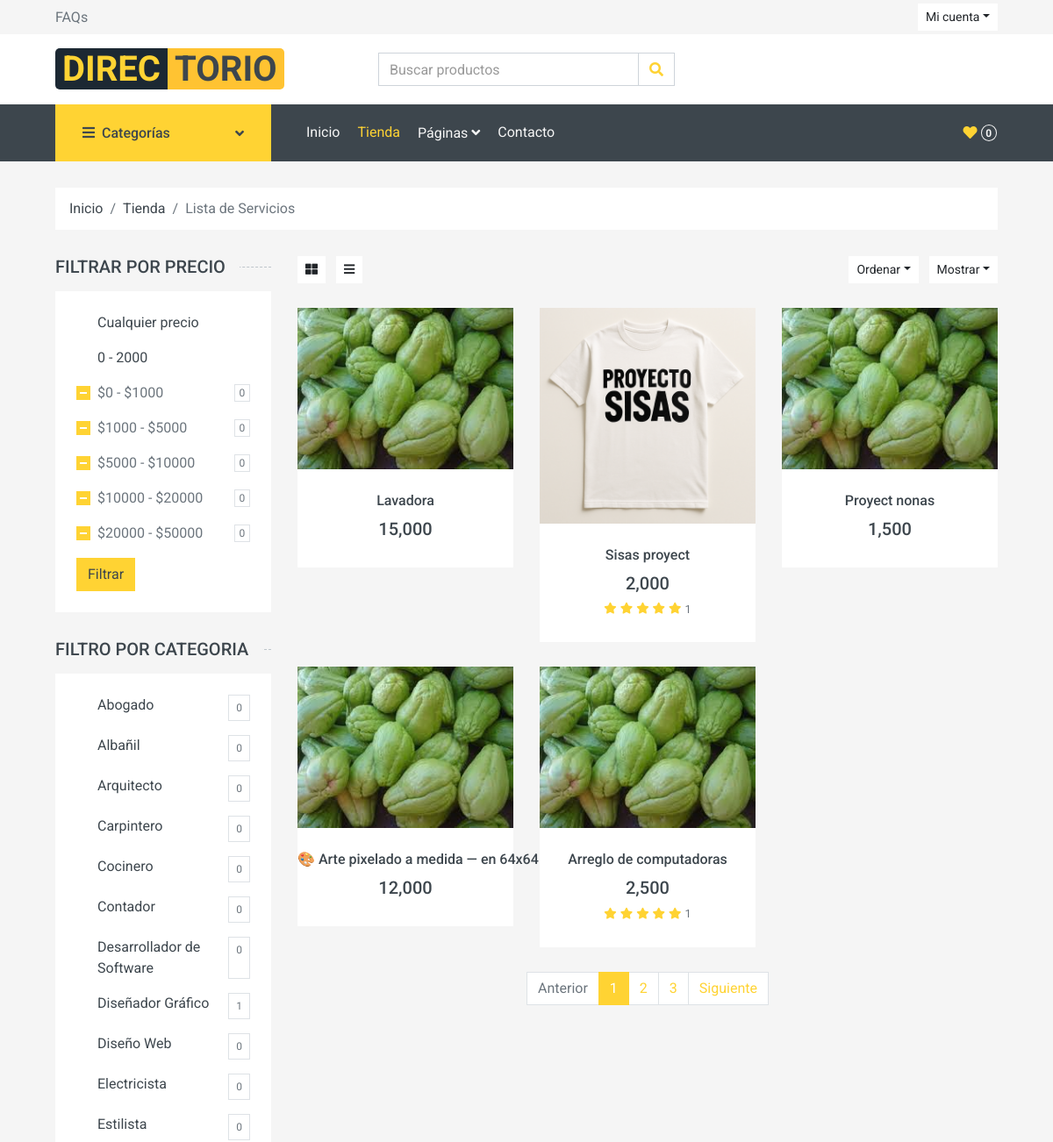
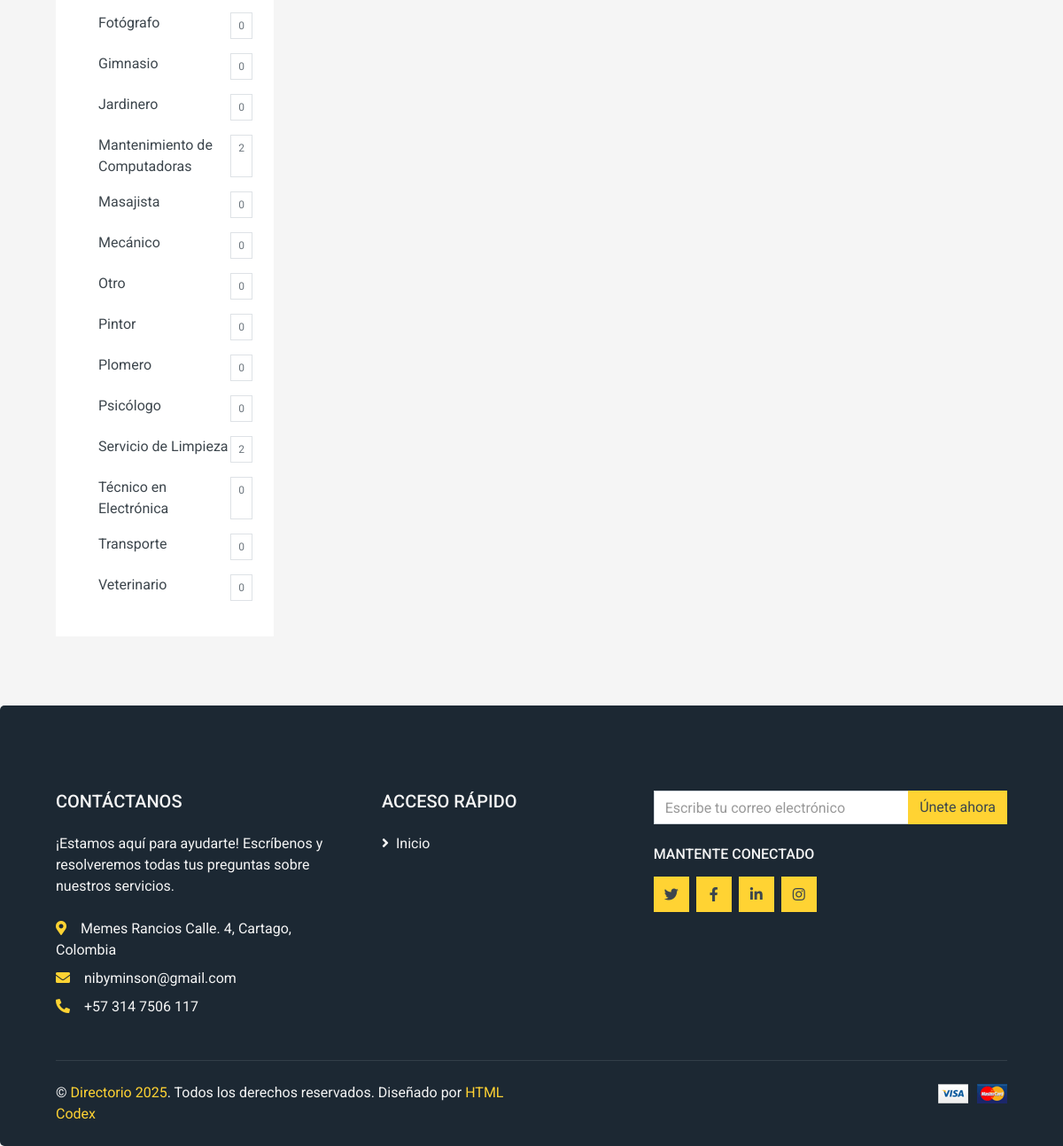
The app's page /rutas/rutas.php?page=shop (signed in) with its own data (2 pictures, top to bottom).
### tables this page shows
CREATE TABLE `categoria` (
  `id_categoria` int(11) NOT NULL,
  `nombre` varchar(80) NOT NULL,
  `estado` varchar(100) NOT NULL DEFAULT 'Activo'
);

CREATE TABLE `servicio_imagenes` (
  `id` int(11) NOT NULL,
  `imagen_ref` varchar(200) NOT NULL,
  `servicio_id` int(11) NOT NULL
);

CREATE TABLE `servicio` (
  `id_servicio` int(11) NOT NULL,
  `titulo` varchar(500) DEFAULT NULL,
  `descripcion` varchar(500) DEFAULT NULL,
  `precio` decimal(10,0) NOT NULL,
  `fecha_creacion` datetime NOT NULL DEFAULT current_timestamp(),
  `usuario_id_usuario` int(11) NOT NULL,
  `categoria_id_categoria` int(11) NOT NULL,
  `estado` varchar(45) NOT NULL DEFAULT 'Activo',
  `barrio_id` int(11) NOT NULL,
  `direccion` varchar(100) DEFAULT 'No aplica'
);

### app/controladores/landingPageController.php (called while the page is built, shortened)
<?php
require_once(__DIR__ . '/../modelos/CategoryModel.php');
require_once(__DIR__ . '/../modelos/serviceModel.php');
require_once(__DIR__ . '/../modelos/reviewsModel.php');
class LandingPageController{
    private $categoryModel;
    private $serviceModel;
    private $reviewsModel;
    public function __construct(){
        $this->categoryModel = new CategoryModel;
        $this->serviceModel = new ServiceModel;
        $this->reviewsModel = new ReviewsModel;
    }
    public function ShopPage(){
        $data = $this->categoryModel->GetAllCategory();
        $services_count = [];
        $services = [];
        $filter_category = isset($_GET["category"]) ? intval($_GET["category"]) : null ;
        $min = isset($_GET["min"]) ? intval($_GET["min"]) : null ;
        $max = isset($_GET["max"]) ? intval($_GET["max"]) : null ;
        if (isset($filter_category) || (isset($min) && isset($max))) {
            if (isset($filter_category) && !isset($min) ) {
                if(!is_numeric($filter_category) || $filter_category < 1) {
                    header("Location: rutas.php?page=home");
                    die();
                }
                $services = $this->serviceModel->ServicesByCategory($filter_category);
            }else if(isset($min) && !isset($filter_category)){
                if ($min < 0 || $max <= $min) {
                    header("Location: rutas.php?page=home");
                    die();
                }
                $services = $this->serviceModel->ServicesByPrice($min,$max);
            }else{
            }
        }else {
            $services = $this->serviceModel->ServicesWithReviews();
        }
        $reviews = [];
        foreach ($services as $service) {
            $query = $this->reviewsModel->AllServicesReviews($service["id_servicio"]);
            $reviews[] = ["calificacion"=>$query[0]["calificacion"],"total_reviews"=>$query[0]["total_reviews"]];
        }
        foreach ($data as $category) {
            $query = $this->serviceModel->CountServiceByCategory($category["id_categoria"]);
            $services_count[] = ["service_count"=>$query[0]["service_count"]];
        }
        include_once(__DIR__ . '/../vistas/landing/shop.php');
    }
}

### app/modelos/reviewsModel.php (called while the page is built, shortened)
<?php
require_once(__DIR__ . '/../../configuracion/mysql.php');
class ReviewsModel extends Mysql{
    private $conn;
    public function __construct(){
        $mysql = new Mysql();
        $this->conn = $mysql->conect();
    }
    public function AllServicesReviews($service_id){
        $query = "SELECT AVG(reviews.calificacion) as calificacion, COUNT(*) as total_reviews
        FROM reviews
        WHERE reviews.servicio_id = ?
        LIMIT 9";
        $preparedStmt = $this->conn->prepare($query);
        $preparedStmt->execute([$service_id]);
        $data = $preparedStmt->fetchAll(PDO::FETCH_ASSOC);
        return $data;
    }
}

### configuracion/mysql.php (called while the page is built)
<?php
class Mysql{
    public $conect;
    private $DB_HOST = 'localhost';
    private $DB_NAME = 'directorio';
    private $DB_PORT = '3306';
    private $DB_USERNAME = 'root';
    private $DB_PASSWORD = '';
    private $DB_CHARSET = 'utf8mb4';
    public function __construct(){
        $connectionString = "mysql:host=".$this->DB_HOST. ";dbname=".$this->DB_NAME.";port=".$this->DB_PORT.";charset=".$this->DB_CHARSET;
        try{
            $this->conect = new PDO($connectionString, $this->DB_USERNAME, $this->DB_PASSWORD);
            $this->conect->setAttribute(PDO::ATTR_ERRMODE, PDO::ERRMODE_EXCEPTION);
        }catch(PDOException $e){
            echo "CONNECTION ERROR: " . $e->getMessage();
        }
    }
    public function conect(){
        return $this->conect;
    }
}

### app/modelos/serviceModel.php (called while the page is built, shortened)
<?php
require_once(__DIR__ . '/../../configuracion/mysql.php');
class ServiceModel extends Mysql {
    private $connection;
    public function __construct(){
        $mysql = new Mysql();
        $this->connection = $mysql->conect();
    }
    public function ServicesWithReviews(){
        $query = "SELECT s.id_servicio, s.titulo, s.precio,
        servicio_imagenes.imagen_ref as imagen_servicio
        FROM servicio s
        INNER JOIN servicio_imagenes on servicio_imagenes.servicio_id = s.id_servicio
        ";
        $preparedStmt = $this->connection->prepare($query);
        $preparedStmt->execute();
        $services = $preparedStmt->fetchAll(PDO::FETCH_ASSOC);
        return $services;
    }
    public function CountServiceByCategory($category_id){
        $query = "SELECT COUNT(s.categoria_id_categoria) AS service_count
        FROM servicio s
        WHERE s.categoria_id_categoria = ?";
        $preparedStmt = $this->connection->prepare($query);
        $preparedStmt->execute([$category_id]);
        $info = $preparedStmt->fetchAll(PDO::FETCH_ASSOC);
        return $info;
    }
}

### app/modelos/categoryModel.php (called while the page is built, shortened)
<?php
require_once(__DIR__ . '/../../configuracion/mysql.php');
class CategoryModel extends Mysql{
    private $connection;
    public function __construct(){
        $mysql = new Mysql();
        $this->connection = $mysql->conect();
    }
    public function GetAllCategory(){
        $query = "SELECT * FROM categoria ORDER BY nombre ASC";
        $preparedStmt = $this->connection->prepare($query);
        $preparedStmt->execute();
        $data = $preparedStmt->fetchAll(PDO::FETCH_ASSOC);
        return $data;
    }
}

### app/vistas/landing/shop.php (the view, shortened to what this page needs)
<?php
include_once RUTA_BASE . '/app/vistas/landing/plantilla/header.php';
?>
<body>
    <div class="container-fluid">
        <div class="row px-xl-5">
            <div class="col-12">
                <nav class="breadcrumb bg-light mb-30">
                    <a class="breadcrumb-item text-dark" href="<?= URL_BASE ?>/rutas/rutas.php?page=home">Inicio</a>
                    <a class="breadcrumb-item text-dark" href="<?= URL_BASE ?>/rutas/rutas.php?page=shop">Tienda</a>
                    <span class="breadcrumb-item active">Lista de Servicios</span>
                </nav>
            </div>
        </div>
    </div>
    <div class="container-fluid">
        <div class="row px-xl-5">
            <div class="col-lg-3 col-md-4">
                    <h5 class="section-title position-relative text-uppercase mb-3"><span class="bg-secondary pr-3">Filtrar por precio</span></h5>
                    <div class="bg-light p-4 mb-30">
                        <form action="rutas.php">
                                <div class="custom-control d-flex align-items-center justify-content-between mb-3">
                                    <a href="rutas.php?page=shop"
                                    class="text-dark">
                                        Cualquier precio
                                    </a>
                                </div>
                                <div class="custom-control d-flex align-items-center justify-content-between mb-3">
                                    <a href="rutas.php?page=shop&min0&max=2000"
                                    class="text-dark">
                                        0 - 2000
                                    </a>
                                </div>
                                <div class="custom-control custom-checkbox d-flex align-items-center justify-content-between mb-3">
                                    <label class="custom-control-label" for="price-1">$0 - $1000</label>
                                    <span class="badge border font-weight-normal">0</span>
                                </div>
                                <div class="custom-control custom-checkbox d-flex align-items-center justify-content-between mb-3">
                                    <label class="custom-control-label" for="price-2">$1000 - $5000</label>
                                    <span class="badge border font-weight-normal">0</span>
                                </div>
                                <div class="custom-control custom-checkbox d-flex align-items-center justify-content-between mb-3">
                                    <label class="custom-control-label" for="price-3">$5000 - $10000</label>
                                    <span class="badge border font-weight-normal">0</span>
                                </div>
                                <div class="custom-control custom-checkbox d-flex align-items-center justify-content-between mb-3">
                                    <label class="custom-control-label" for="price-4">$10000 - $20000</label>
                                    <span class="badge border font-weight-normal">0</span>
                                </div>
                                <div class="custom-control custom-checkbox d-flex align-items-center justify-content-between">
                                    <label class="custom-control-label" for="price-5">$20000 - $50000</label>
                                    <span class="badge border font-weight-normal">0</span>
                                </div>
                                <button class="btn btn-primary mt-3">Filtrar</button>
                        </form>
                    </div>
                    <h5 class="section-title position-relative text-uppercase mb-3"><span class="bg-secondary pr-3">Filtro por categoria</span></h5>
                    <div class="bg-light p-4 mb-30">
                        <?php foreach ($data as $index => $category) : ?>
                        <div class="custom-control mb-3 d-flex justify-content-between">
                            <a href="rutas.php?page=shop&category=<?= $category["id_categoria"]?>"
                            class="text-dark">
                                <?= $category["nombre"] ?>
                            </a>
                            <span class="badge border font-weight-normal p-2">
                                <?php echo $services_count[$index]["service_count"] ?>
                            </span>
                        </div>
                        <?php endforeach ?>
                    </div>
            </div>
            <main class="col-lg-9 col-md-8">
                <div class="row pb-3">
                    <div class="col-12 pb-1">
                        <div class="d-flex align-items-center justify-content-between mb-4">
                            <div>
                                <button class="btn btn-sm btn-light"><i class="fa fa-th-large"></i></button>
                                <button class="btn btn-sm btn-light ml-2"><i class="fa fa-bars"></i></button>
                            </div>
                            <div class="ml-2">
                                <div class="btn-group">
                                    <button type="button" class="btn btn-sm btn-light dropdown-toggle" data-toggle="dropdown">Ordenar</button>
                                </div>
                                <div class="btn-group ml-2">
                                    <button type="button" class="btn btn-sm btn-light dropdown-toggle" data-toggle="dropdown">Mostrar</button>
                                </div>
                            </div>
                        </div>
                    </div>
                    <?php if (count($services) > 0) : ?>
                        <?php foreach($services as $index => $service) : ?>
                            <div class="col-lg-4 col-md-6 col-sm-6 pb-1">
                                <div class="product-item bg-light mb-4">
                                    <div class="product-img position-relative overflow-hidden">
                                        <img class="img-fluid w-100" src="<?= URL_BASE ?>/publico/img/servicios/<?= $service["imagen_servicio"] ?>" alt="Imagen del servicio">
                                        <div class="product-action">
                                        </div>
                                    </div>
                                    <div class="text-center py-4">
                                        <a class="h6 text-decoration-none text-truncate" href="<?= URL_BASE ?>/rutas/rutas.php?page=service&id=<?= $service["id_servicio"] ?>">
                                            <?= $service["titulo"] ?>
                                        </a>
                                        <div class="d-flex align-items-center justify-content-center mt-2">
                                            <h5><?= number_format($service["precio"]) ?></h5>
                                        </div>
                                        <?php if($reviews[$index]["total_reviews"] > 0) : ?>
                                        <div class="d-flex align-items-center justify-content-center mb-1">
                                            <small class="fa fa-star text-primary mr-1"></small>
                                            <small class="fa fa-star text-primary mr-1"></small>
                                            <small class="fa fa-star text-primary mr-1"></small>
                                            <small class="fa fa-star text-primary mr-1"></small>
                                            <small class="fa fa-star text-primary mr-1"></small>
                                            <small><?= $reviews[$index]["total_reviews"] ?></small>
                                        </div>
                                        <?php endif ?>
                                    </div>
                                </div>
                            </div>
                        <?php endforeach ?>
                    <?php else : ?>
                        <div class="card w-100 p-3">
                            <p class="text-center text-black h3">No hay servicios...</p>
                        </div>
                    <?php endif ?>
                    <?php if (count($services) > 0) : ?>
                        <div class="col-12">
                            <nav>
                            <ul class="pagination justify-content-center">
                                <li class="page-item disabled"><a class="page-link" href="#">Anterior</span></a></li>
                                <li class="page-item active"><a class="page-link" href="#">1</a></li>
                                <li class="page-item"><a class="page-link" href="#">2</a></li>
                                <li class="page-item"><a class="page-link" href="#">3</a></li>
                                <li class="page-item"><a class="page-link" href="#">Siguiente</a></li>
                            </ul>
                            </nav>
                        </div>
                    <?php endif ?>
                </div>
            </main>
        </div>
    </div>
<?php include_once RUTA_BASE . '/app/vistas/landing/plantilla/footer.php'; ?>

### records on screen
categoria: nombre "Abogado", service_count "0"
categoria: nombre "Albañil", service_count "0"
categoria: nombre "Arquitecto", service_count "0"
categoria: nombre "Carpintero", service_count "0"
categoria: nombre "Cocinero", service_count "0"
categoria: nombre "Contador", service_count "0"
categoria: nombre "Desarrollador de Software", service_count "0"
categoria: nombre "Diseñador Gráfico", service_count "1"
categoria: nombre "Diseño Web", service_count "0"
categoria: nombre "Electricista", service_count "0"
categoria: nombre "Estilista", service_count "0"
categoria: nombre "Fotógrafo", service_count "0"
categoria: nombre "Gimnasio", service_count "0"
categoria: nombre "Jardinero", service_count "0"
categoria: nombre "Mantenimiento de Computadoras", service_count "2"
categoria: nombre "Masajista", service_count "0"
categoria: nombre "Mecánico", service_count "0"
categoria: nombre "Otro", service_count "0"
categoria: nombre "Pintor", service_count "0"
categoria: nombre "Plomero", service_count "0"
categoria: nombre "Psicólogo", service_count "0"
categoria: nombre "Servicio de Limpieza", service_count "2"
categoria: nombre "Técnico en Electrónica", service_count "0"
categoria: nombre "Transporte", service_count "0"
categoria: nombre "Veterinario", service_count "0"
servicio_imagenes: imagen_ref (picture), servicio.titulo "Lavadora", servicio.precio "15,000"
servicio_imagenes: imagen_ref (picture), servicio.titulo "Sisas proyect", servicio.precio "2,000", total_reviews "1"
servicio_imagenes: imagen_ref (picture), servicio.titulo "Proyect nonas", servicio.precio "1,500"
servicio_imagenes: imagen_ref (picture), servicio.titulo "🎨 Arte pixelado a medida — en 64x64 y 128x128", servicio.precio "12,000"
servicio_imagenes: imagen_ref (picture), servicio.titulo "Arreglo de computadoras", servicio.precio "2,500", total_reviews "1"

### other values on screen
$favsCount["total"] "0"
